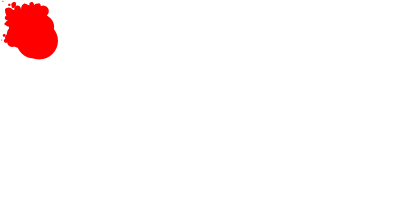
Frame 1 (no input)
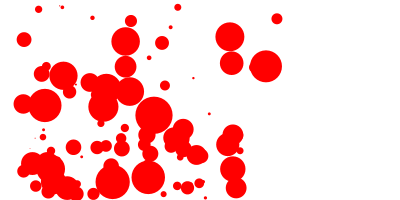
Frame 60 (the mouse pressed at the canvas centre just before this capture)
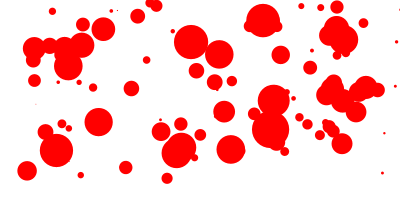
Frame 120 (the mouse held since frame 60 and released just before this capture)

The Processing sketch that drew these frames (run headless with seeded random() and noise(); from frame 60 on, the mouse is pressed at the canvas centre):

// Processing sketch: processing_33900
// ── processing_33900.pde

int number_circles=100;
float [] ball_w= new float [number_circles];
float [] ball_x= new float [number_circles];
float []ball_y= new float [number_circles];


float[] xspeed = new float [number_circles];   //random(10);
float[] yspeed = new float [number_circles];   // random(10);

void setup () {
  size (400, 200);
  frameRate(60);
  define();
}




void draw() {
 background(255);  
  for (int i=0;i<number_circles;i++) {
    moveBall(i); //modify the circle’s position.
    checkEdgeOfScreen(i); //check to see if the circle needs to bounce off the edge.
    drawBall(i);
  }
}

void drawBall(int x) {
  smooth();
  noStroke();
  fill(255,0,0);
    ellipse(ball_x[x], ball_y[x], ball_w[x], ball_w[x]);
}

void moveBall(int x) {
  smooth();
    ball_x[x] = ball_x[x] + xspeed[x];
    ball_y[x] = ball_y[x] + yspeed[x];
}

void checkEdgeOfScreen(int x) { 

    if (ball_x[x] > width-ball_w[x]/2) {
      xspeed[x] = xspeed[x]* -1;
    }
    else if (ball_x[x] < ball_w[x]/2) {
      xspeed[x] = xspeed[x] * -1;
    }
    if (ball_y[x] >height-ball_w[x]/2) {
      yspeed[x]= yspeed[x] *-1;
    }
    else if (ball_y[x] < ball_w[x]/2) {
      yspeed[x]=yspeed[x] * -1;
    }
}

void define () {
  for (int i=0;i<number_circles;i++) {
    ball_x[i]=random(40);
    ball_y[i]=random(40);
    ball_w[i]=min(ball_x[i],ball_y[i]);
    xspeed[i]=random(4);
    yspeed[i]=random(4);
  }
}
